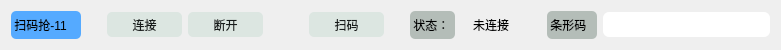
  <widget class="QWidget" name="layoutWidget_11">
   <property name="geometry">
    <rect>
     <x>20</x>
     <y>480</y>
     <width>781</width>
     <height>30</height>
    </rect>
   </property>
   <layout class="QGridLayout" name="gridLayout_11">
    <item row="0" column="2">
     <widget class="QPushButton" name="pb_Connect_11">
      <property name="minimumSize">
       <size>
        <width>75</width>
        <height>25</height>
       </size>
      </property>
      <property name="styleSheet">
       <string notr="true">background: rgb(220, 230, 225);
border-color: rgb(0, 0, 0);
border-radius: 5px;
color:rgb(24, 28, 27);</string>
      </property>
      <property name="text">
       <string>连接</string>
      </property>
     </widget>
    </item>
    <item row="0" column="5">
     <widget class="QPushButton" name="pb_Scan_11">
      <property name="minimumSize">
       <size>
        <width>75</width>
        <height>25</height>
       </size>
      </property>
      <property name="styleSheet">
       <string notr="true">background: rgb(220, 230, 225);
border-color: rgb(0, 0, 0);
border-radius: 5px;
color:rgb(24, 28, 27);</string>
      </property>
      <property name="text">
       <string>扫码</string>
      </property>
     </widget>
    </item>
    <item row="0" column="8">
     <widget class="QLabel" name="lb_State_11">
      <property name="minimumSize">
       <size>
        <width>60</width>
        <height>25</height>
       </size>
      </property>
      <property name="text">
       <string>未连接</string>
      </property>
      <property name="alignment">
       <set>Qt::AlignCenter</set>
      </property>
     </widget>
    </item>
    <item row="0" column="0">
     <widget class="QLabel" name="lb_Scaner_11">
      <property name="minimumSize">
       <size>
        <width>70</width>
        <height>28</height>
       </size>
      </property>
      <property name="styleSheet">
       <string notr="true">border-radius: 5px;
background-color: rgb(85, 170, 255);</string>
      </property>
      <property name="text">
       <string> 扫码抢-11 </string>
      </property>
     </widget>
    </item>
    <item row="0" column="6">
     <spacer name="horizontalSpacer_41">
      <property name="orientation">
       <enum>Qt::Horizontal</enum>
      </property>
      <property name="sizeType">
       <enum>QSizePolicy::Fixed</enum>
      </property>
      <property name="sizeHint" stdset="0">
       <size>
        <width>20</width>
        <height>20</height>
       </size>
      </property>
     </spacer>
    </item>
    <item row="0" column="9">
     <spacer name="horizontalSpacer_42">
      <property name="orientation">
       <enum>Qt::Horizontal</enum>
      </property>
      <property name="sizeType">
       <enum>QSizePolicy::Fixed</enum>
      </property>
      <property name="sizeHint" stdset="0">
       <size>
        <width>20</width>
        <height>20</height>
       </size>
      </property>
     </spacer>
    </item>
    <item row="0" column="3">
     <widget class="QPushButton" name="pb_Disconnect_11">
      <property name="minimumSize">
       <size>
        <width>75</width>
        <height>25</height>
       </size>
      </property>
      <property name="styleSheet">
       <string notr="true">background: rgb(220, 230, 225);
border-color: rgb(0, 0, 0);
border-radius: 5px;
color:rgb(24, 28, 27);</string>
      </property>
      <property name="text">
       <string>断开</string>
      </property>
     </widget>
    </item>
    <item row="0" column="7">
     <widget class="QLabel" name="label_22">
      <property name="minimumSize">
       <size>
        <width>45</width>
        <height>25</height>
       </size>
      </property>
      <property name="styleSheet">
       <string notr="true">border-radius: 5px;
background-color: rgb(180, 189, 184);</string>
      </property>
      <property name="text">
       <string> 状态：</string>
      </property>
     </widget>
    </item>
    <item row="0" column="11">
     <widget class="QLineEdit" name="le_CodeData_11">
      <property name="minimumSize">
       <size>
        <width>75</width>
        <height>25</height>
       </size>
      </property>
      <property name="styleSheet">
       <string notr="true">border-radius: 6px;
</string>
      </property>
     </widget>
    </item>
    <item row="0" column="4">
     <spacer name="horizontalSpacer_43">
      <property name="orientation">
       <enum>Qt::Horizontal</enum>
      </property>
      <property name="sizeType">
       <enum>QSizePolicy::Fixed</enum>
      </property>
      <property name="sizeHint" stdset="0">
       <size>
        <width>40</width>
        <height>20</height>
       </size>
      </property>
     </spacer>
    </item>
    <item row="0" column="1">
     <spacer name="horizontalSpacer_44">
      <property name="orientation">
       <enum>Qt::Horizontal</enum>
      </property>
      <property name="sizeType">
       <enum>QSizePolicy::Fixed</enum>
      </property>
      <property name="sizeHint" stdset="0">
       <size>
        <width>20</width>
        <height>20</height>
       </size>
      </property>
     </spacer>
    </item>
    <item row="0" column="10">
     <widget class="QLabel" name="label_23">
      <property name="minimumSize">
       <size>
        <width>50</width>
        <height>25</height>
       </size>
      </property>
      <property name="styleSheet">
       <string notr="true">border-radius: 5px;
background-color: rgb(180, 189, 184);</string>
      </property>
      <property name="text">
       <string> 条形码</string>
      </property>
     </widget>
    </item>
   </layout>
  </widget>
